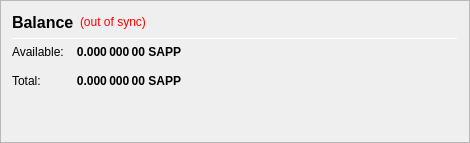
                   <widget class="QFrame" name="frame_CombinedBalances">
                    <property name="minimumSize">
                     <size>
                      <width>470</width>
                      <height>0</height>
                     </size>
                    </property>
                    <property name="frameShape">
                     <enum>QFrame::StyledPanel</enum>
                    </property>
                    <property name="frameShadow">
                     <enum>QFrame::Raised</enum>
                    </property>
                    <layout class="QVBoxLayout" name="verticalLayout_5">
                     <item>
                      <layout class="QHBoxLayout" name="horizontalLayout_5" stretch="0,0,0">
                       <item>
                        <widget class="QLabel" name="label_5z">
                         <property name="minimumSize">
                          <size>
                           <width>0</width>
                           <height>20</height>
                          </size>
                         </property>
                         <property name="font">
                          <font>
                           <pointsize>12</pointsize>
                           <weight>75</weight>
                           <bold>true</bold>
                          </font>
                         </property>
                         <property name="toolTip">
                          <string>Balance (including unconfirmed and immature coins)</string>
                         </property>
                         <property name="text">
                          <string>Balance</string>
                         </property>
                        </widget>
                       </item>
                       <item>
                        <widget class="QLabel" name="labelWalletStatus">
                         <property name="cursor">
                          <cursorShape>WhatsThisCursor</cursorShape>
                         </property>
                         <property name="toolTip">
                          <string>The displayed information may be out of date. Your wallet automatically synchronizes with the Sapphire network after a connection is established, but this process has not completed yet.</string>
                         </property>
                         <property name="styleSheet">
                          <string notr="true">QLabel { color: red; }</string>
                         </property>
                         <property name="text">
                          <string notr="true">(out of sync)</string>
                         </property>
                         <property name="alignment">
                          <set>Qt::AlignLeading|Qt::AlignLeft|Qt::AlignVCenter</set>
                         </property>
                        </widget>
                       </item>
                       <item>
                        <spacer name="horizontalSpacer_1">
                         <property name="orientation">
                          <enum>Qt::Horizontal</enum>
                         </property>
                         <property name="sizeHint" stdset="0">
                          <size>
                           <width>40</width>
                           <height>20</height>
                          </size>
                         </property>
                        </spacer>
                       </item>
                      </layout>
                     </item>
                     <item>
                      <widget class="Line" name="line_CombinedBalance">
                       <property name="minimumSize">
                        <size>
                         <width>0</width>
                         <height>1</height>
                        </size>
                       </property>
                       <property name="maximumSize">
                        <size>
                         <width>16777215</width>
                         <height>1</height>
                        </size>
                       </property>
                       <property name="orientation">
                        <enum>Qt::Horizontal</enum>
                       </property>
                      </widget>
                     </item>
                     <item>
                      <layout class="QGridLayout" name="gridLayout_3">
                       <property name="spacing">
                        <number>12</number>
                       </property>
                       <item row="1" column="0">
                        <widget class="QLabel" name="labelBalanceTextz">
                         <property name="text">
                          <string>Available:</string>
                         </property>
                        </widget>
                       </item>
                       <item row="1" column="1">
                        <widget class="QLabel" name="labelBalancez">
                         <property name="font">
                          <font>
                           <weight>75</weight>
                           <bold>true</bold>
                          </font>
                         </property>
                         <property name="cursor">
                          <cursorShape>IBeamCursor</cursorShape>
                         </property>
                         <property name="toolTip">
                          <string>Your current spendable balance</string>
                         </property>
                         <property name="text">
                          <string notr="true">0.000 000 00 SAPP</string>
                         </property>
                         <property name="alignment">
                          <set>Qt::AlignRight|Qt::AlignTrailing|Qt::AlignVCenter</set>
                         </property>
                         <property name="textInteractionFlags">
                          <set>Qt::LinksAccessibleByMouse|Qt::TextSelectableByKeyboard|Qt::TextSelectableByMouse</set>
                         </property>
                        </widget>
                       </item>
                       <item row="2" column="0">
                        <widget class="QLabel" name="labelTotalTextz">
                         <property name="text">
                          <string>Total:</string>
                         </property>
                        </widget>
                       </item>
                       <item row="2" column="1">
                        <widget class="QLabel" name="labelTotalz">
                         <property name="font">
                          <font>
                           <weight>75</weight>
                           <bold>true</bold>
                          </font>
                         </property>
                         <property name="cursor">
                          <cursorShape>IBeamCursor</cursorShape>
                         </property>
                         <property name="toolTip">
                          <string>Total Balance, including all unavailable coins.</string>
                         </property>
                         <property name="text">
                          <string notr="true">0.000 000 00 SAPP</string>
                         </property>
                         <property name="alignment">
                          <set>Qt::AlignRight|Qt::AlignTrailing|Qt::AlignVCenter</set>
                         </property>
                         <property name="textInteractionFlags">
                          <set>Qt::LinksAccessibleByMouse|Qt::TextSelectableByKeyboard|Qt::TextSelectableByMouse</set>
                         </property>
                        </widget>
                       </item>
                       <item row="2" column="3">
                        <spacer name="horizontalSpacer_2">
                         <property name="orientation">
                          <enum>Qt::Horizontal</enum>
                         </property>
                         <property name="sizeHint" stdset="0">
                          <size>
                           <width>40</width>
                           <height>20</height>
                          </size>
                         </property>
                        </spacer>
                       </item>
                      </layout>
                     </item>
                     <item>
                      <spacer name="verticalSpacer_1">
                       <property name="orientation">
                        <enum>Qt::Vertical</enum>
                       </property>
                       <property name="sizeHint" stdset="0">
                        <size>
                         <width>20</width>
                         <height>40</height>
                        </size>
                       </property>
                      </spacer>
                     </item>
                    </layout>
                   </widget>
